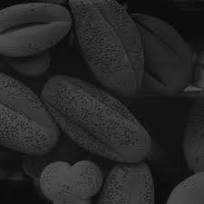
#> input picture dark.jpg, 204 x 204 px
$ python fourtypes.py
#> lines starting #> are read from the running program, lines starting #| are printed output that depends on the picture

import matplotlib.pyplot as plt
import cv2

img1 = cv2.imread('dark.jpg')
#> img1 is the input picture: shape (204, 204, 3); min 1, max 86, mean 38.8
img2 = cv2.imread('bright.jpg')
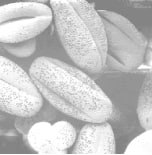
#> input picture bright.jpg, 152 x 155 px
#> img2 is the input picture: shape (155, 152, 3); min 120, max 255, mean 195.8
img3 = cv2.imread('lowcontrast.jpg')
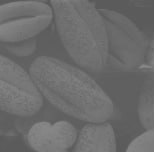
#> input picture lowcontrast.jpg, 155 x 152 px
#> img3 is the input picture: shape (152, 155, 3); min 86, max 255, mean 109.2
img4 = cv2.imread('highcontrast.jpg')
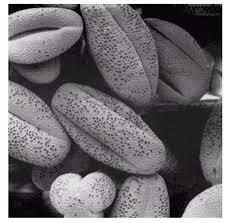
#> input picture highcontrast.jpg, 226 x 223 px
#> img4 is the input picture: shape (223, 226, 3); mean B, G, R 114.3, 108.6, 113.8


# calculate frequency of pixels in range 0-255
hist1 = cv2.calcHist([img1],[0],None,[256],[0,256])
#> hist1 = 256 values, max 2510 at index 19, min 0 at index 0, mean 162.6
hist2 = cv2.calcHist([img2],[0],None,[256],[0,256])
#> hist2 = 256 values, max 1040 at index 255, min 0 at index 0, mean 92.03
hist3 = cv2.calcHist([img3],[0],None,[256],[0,256])
#> hist3 = 256 values, max 1610 at index 96, min 0 at index 0, mean 92.03
hist4 = cv2.calcHist([img4],[0],None,[256],[0,256])
#> hist4 = 256 values, max 3373 at index 255, min 10 at index 232, mean 196.9
plt.figure(figsize=(8, 4))

plt.subplot(421),plt.imshow(img1);
plt.subplot(422),plt.plot(hist1);
plt.subplot(423),plt.imshow(img2);
plt.subplot(424),plt.plot(hist2);
plt.subplot(425),plt.imshow(img3);
plt.subplot(426),plt.plot(hist3);
plt.subplot(427),plt.imshow(img4);
plt.subplot(428),plt.plot(hist4);
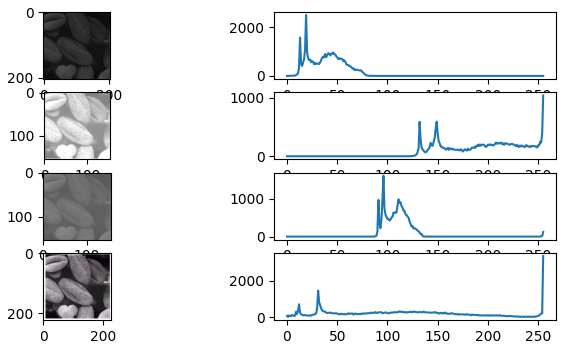
#> figure drawn by matplotlib, 8 panels; B, G, R data is drawn as R, G, B; panel 2: curve peaks at x = 19, y = 2510; panel 4: curve peaks at x = 255, y = 1040; panel 6: curve peaks at x = 96, y = 1610; panel 8: curve peaks at x = 255, y = 3373
